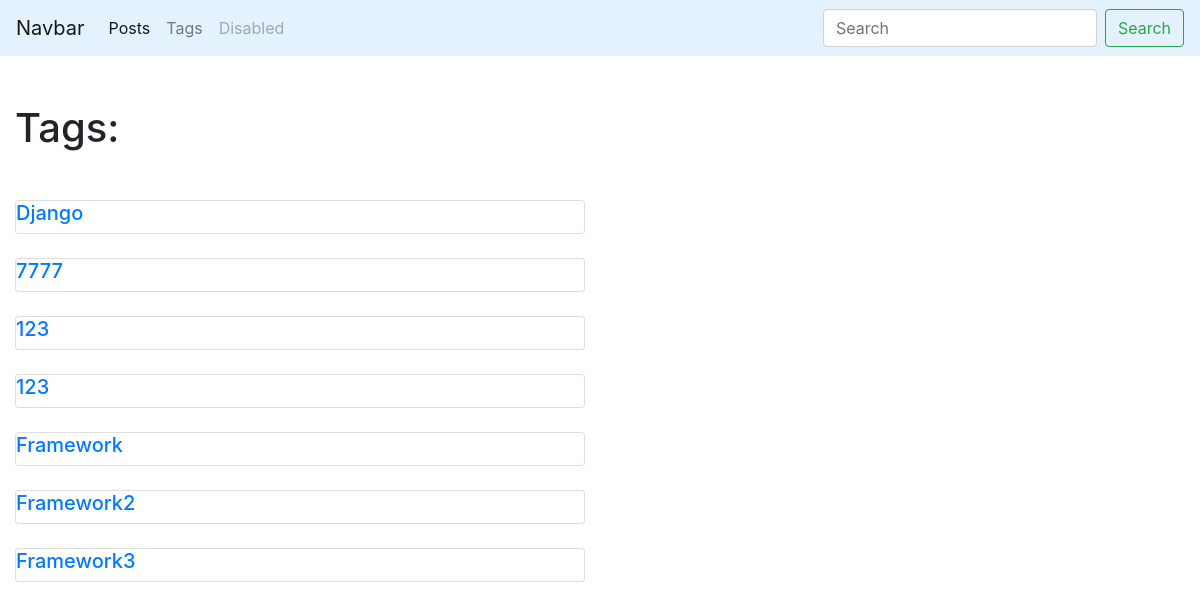
The page /blog/tags/ on the database as committed earlier.
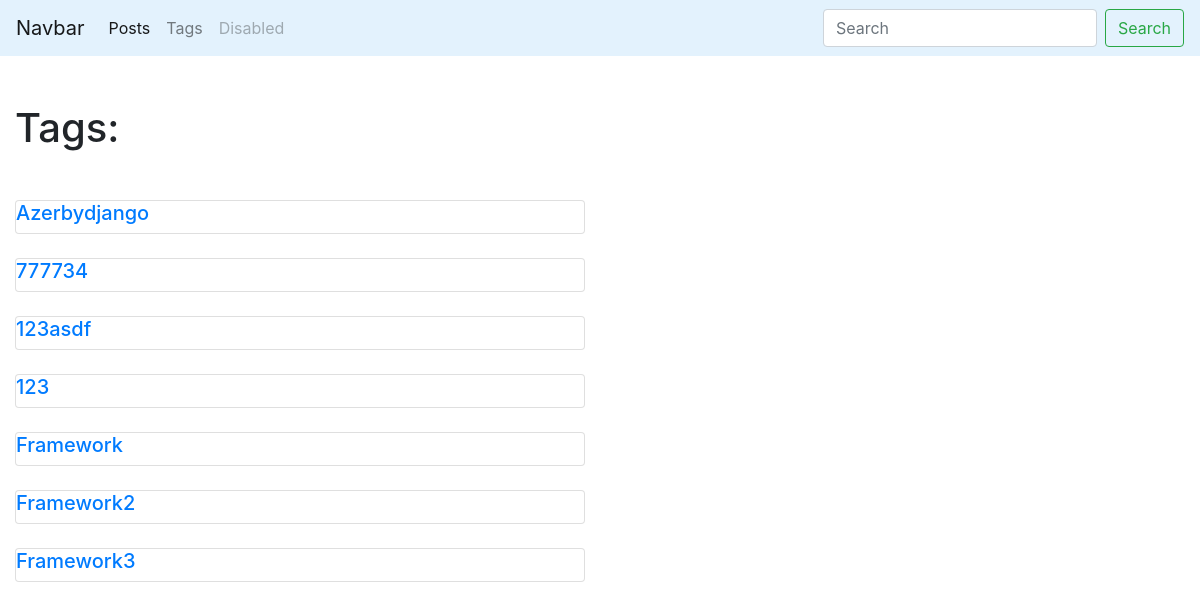
The same page on the database as committed later.
### blog/models.py (models this page shows, shortened)
class Tag(models.Model):
    title = models.CharField(max_length=50)
    slug = models.SlugField(max_length=50, unique=True)
    def get_absolute_url(self):
        return reverse('tag_detail_url', kwargs={'slug': self.slug})

### blog/views.py (the view)
# urls.py: path('tags/', TagList.as_view(), name='tag_list_url'),
class TagList(ObjectListMixin, View):
    model = Tag
    template = 'blog/tags_list.html'

### blog/utils.py (called while the page is built)
    def get(self, request):
        obj = self.model.objects.all()
        return render(request, self.template, context={self.model.__name__.lower() + 's': obj})

### blog/templates/blog/tags_list.html (shortened to what this page needs)
  {% extends 'blog/base_blog.html' %}
    {% block content %}
    <h1 class="mb-5">Tags:</h1>
        {% for tag in tags %}
            <div class="card mb-4">
                <h5><a href="{{tag.get_absolute_url}}">{{tag.title|title}}</a></h5>
            </div>
        {% endfor %}
    {% endblock %}

Rows that differ between the two databases and show on the page:
changed Tag: title "Django" → "Azerbydjango"
changed Tag (number 2 of 7 on the later page): title "7777" → "777734"
changed Tag: title "123" → "123asdf"
